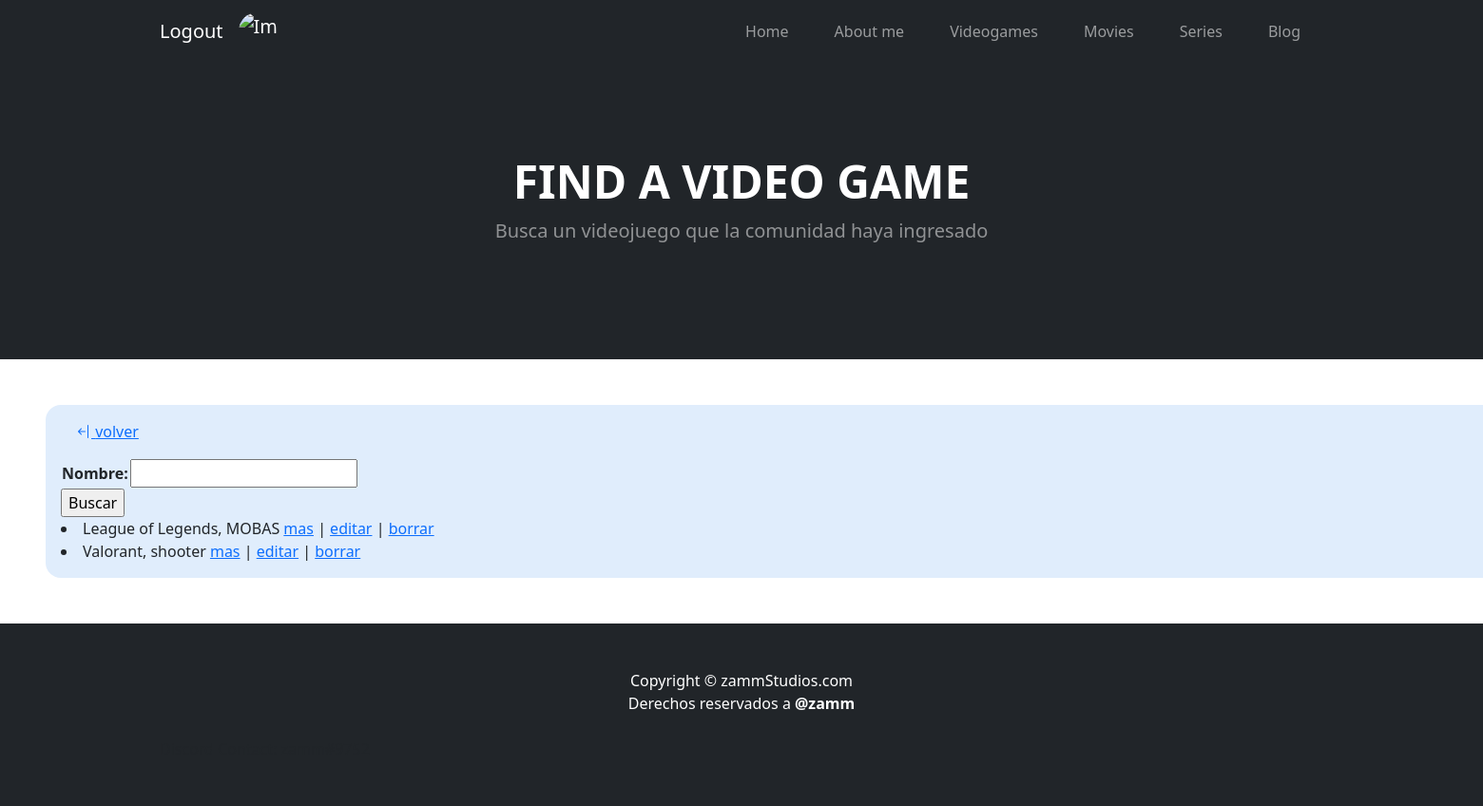
/entretenimiento/videojuegos/lista (signed in), run on an earlier commit of the app's database.
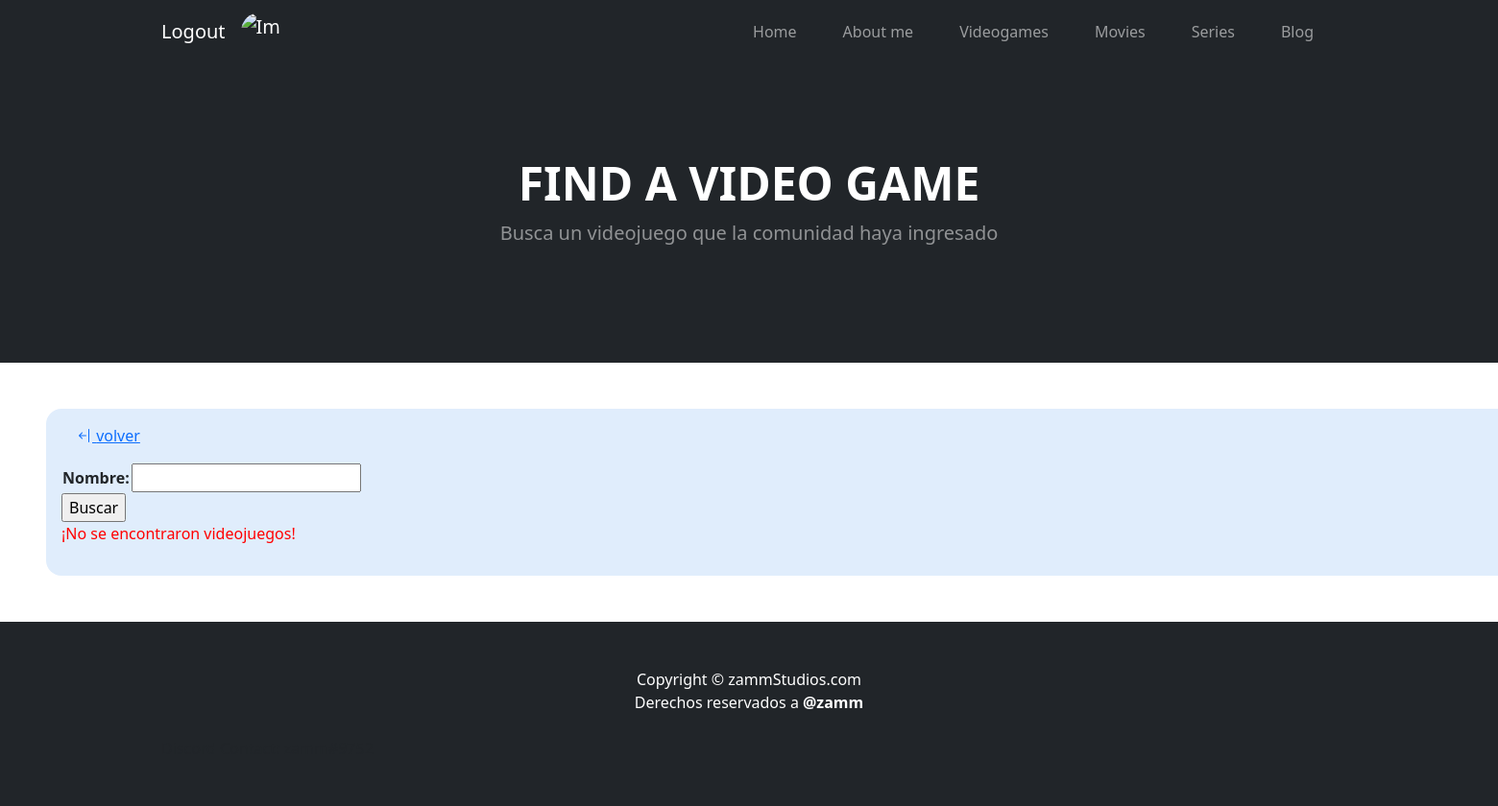
And on a later commit of the database.
### entretenimiento/models.py (models this page shows)
class VideoJuegos(models.Model):
    nombre = models.CharField(max_length=40)
    genero = models.CharField(max_length=20)
    divertido = models.BooleanField()
    contenido = RichTextField(blank=True, null=True)
    def __str__(self):
        return f'{self.nombre}'

### entretenimiento/views.py (the view)
# urls.py: path('videojuegos/lista', views.lista_videojuegos, name='lista_videojuegos'),
def lista_videojuegos(request):
    nombre_a_buscar = request.GET.get('nombre', None)
    if nombre_a_buscar is not None:
        videojuegos = VideoJuegos.objects.filter(nombre__icontains = nombre_a_buscar)
    else:
        videojuegos = VideoJuegos.objects.all()
    form = VideoJuegosBusqueda()
    return render(request, 'entretenimiento/lista_videojuegos.html', {'form': form, 'videojuegos': videojuegos})

### entretenimiento/forms.py
class VideoJuegosBusqueda(forms.Form):
    nombre = forms.CharField(max_length=40)

### entretenimiento/templates/entretenimiento/lista_videojuegos.html (shortened to what this page needs)
{% extends 'index/index.html' %}
{% block header_block %}
        <header class="bg-dark py-5">
            <div class="container px-5">
                <div class="row gx-5 justify-content-center">
                    <div class="col-lg-6">
                        <div class="text-center my-5">
                            {% block header_text_block %}
                                <h1 class="display-5 fw-bolder text-white mb-2">FIND A VIDEO GAME</h1>
                            {% endblock header_text_block %}
                            <p class="lead text-white-50 mb-4">Busca un videojuego que la comunidad haya ingresado</p>
                        </div>
                    </div>
                </div>
            </div>
        </header>
{% endblock header_block %}
{% block body_block %}
    <div style='width:120rem; margin:0 auto; '>
        <div style='background: #E0EDFC; padding: 1rem 60rem 1rem 1rem; border-radius: 1rem; margin: 3rem'>
            <p>
                <a href={% url 'videojuego' %} style='padding: 1rem;'><i class="bi bi-arrow-bar-left"></i> volver</a>
            </p>
            <form action={% url 'lista_videojuegos' %} method='get'>
                <table>
                    {{form.as_table}}
                </table>
                <input type="submit" value='Buscar'>
            </form>
            {% for videojuego in videojuegos %}
                <li>
                    {{videojuego}}, {{videojuego.genero}}
                    <a href={% url 'detalle_videojuego' videojuego.id %}>mas</a> |
                    <a href={% url 'editar_videojuego' videojuego.id %}>editar</a> |
                    <a href={% url 'borrar_videojuego' videojuego.id %}>borrar</a>
                </li>
            {% endfor %}
            {% if not videojuegos %}
                <p style='color: #ff0000;'>¡No se encontraron videojuegos!</p>
            {% endif %}
        </div>
    </div>
{% endblock body_block %}

### index/templates/index/index.html (shortened to what this page needs)
<!DOCTYPE html>
<html lang="en">
    {% block head_block %}
    <head>
        {% load static %}
        <link href="https://cdn.jsdelivr.net/npm/bootstrap-icons@1.4.1/font/bootstrap-icons.css" rel="stylesheet" />
        <link href={% static 'css/styles.css' %} rel="stylesheet" />
    </head>
    {% endblock head_block %}
    <body background="https://cutewallpaper.org/25/animated-minimalist-gif-wallpaper/teran-lind-juicebox-ent.gif">
        <nav class="navbar navbar-expand-lg navbar-dark bg-dark">
            <div class="container px-5">
                {% if request.user.is_authenticated %}
                    <a class="navbar-brand" href={% url 'logout' %}>Logout</a>
                    <a class="navbar-brand" href={% url 'detail' %} >
                    {% if request.user.userextension.avatar %}
                    <img src="{{request.user.userextension.avatar.url}}" alt="Image profile" height="50" style='display: inline-block; border-radius: 50%; width:40px; height:40px; object-fit: cover;'>
                    {% else %}
                    <img src="https://dhtrust.org/wp-content/uploads/2021/10/guest.png" alt="Image profile" height="50" style='display: inline-block; border-radius: 50%; width:40px; height:40px;'>
                    {% endif %}
                    </a>
                {% else %}
                    <a class="navbar-brand" href={% url 'login' %}>Login</a>
                    <a class="navbar-brand" href={% url 'register' %}>Sign up</a>
                {% endif %}
                <div class="collapse navbar-collapse" id="navbarSupportedContent">
                    <ul class="navbar-nav ms-auto mb-2 mb-lg-0">
                        <li class="nav-item"><a class="nav-link" href={% url 'index' %}>Home</a></li>
                        <li class="nav-item"><a class="nav-link" href={% url 'about' %}>About me</a></li>
                        <li class="nav-item"><a class="nav-link" href={% url 'videojuego' %}>Videogames</a></li>
                        <li class="nav-item"><a class="nav-link" href={% url 'pelicula' %}>Movies</a></li>
                        <li class="nav-item"><a class="nav-link" href={% url 'serie' %}>Series</a></li>
                        <li class="nav-item"><a class="nav-link" href={% url 'pages' %}>Blog</a></li>
                    </ul>
                </div>
            </div>
        </nav>
        {% block header_block %}{% endblock header_block %}
        {% block body_block %}{% endblock body_block %}
        <footer class="py-5 bg-dark">
            <div class="container px-5"><p class="m-0 text-center text-white">Copyright &copy; zammStudios.com <br>Derechos reservados a <b>@zamm</b></p> <br>Discord Contact: zamm#9752</div>
        </footer>
    </body>
</html>

What changed in the data, as far as the page shows it:
removed VideoJuegos: nombre "League of Legends", genero "MOBAS"
removed VideoJuegos: nombre "Valorant", genero "shooter"
Also different on the page:
text now shown: "¡No se encontraron videojuegos!"
